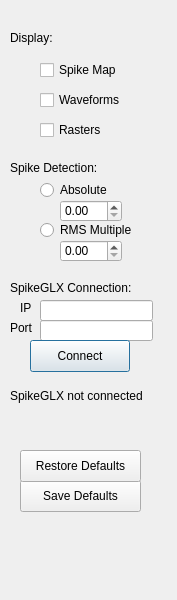
<?xml version="1.0" encoding="UTF-8"?>
<ui version="4.0">
 <class>ControlWindow</class>
 <widget class="QDialog" name="ControlWindow">
  <property name="geometry">
   <rect>
    <x>0</x>
    <y>0</y>
    <width>177</width>
    <height>600</height>
   </rect>
  </property>
  <property name="windowTitle">
   <string>ControlWindow</string>
  </property>
  <widget class="QCheckBox" name="spikemap_window_cb">
   <property name="geometry">
    <rect>
     <x>40</x>
     <y>60</y>
     <width>151</width>
     <height>20</height>
    </rect>
   </property>
   <property name="text">
    <string>Spike Map</string>
   </property>
  </widget>
  <widget class="QCheckBox" name="raster_window_cb">
   <property name="geometry">
    <rect>
     <x>40</x>
     <y>120</y>
     <width>85</width>
     <height>20</height>
    </rect>
   </property>
   <property name="text">
    <string>Rasters</string>
   </property>
  </widget>
  <widget class="QCheckBox" name="waveform_window_cb">
   <property name="geometry">
    <rect>
     <x>40</x>
     <y>90</y>
     <width>121</width>
     <height>20</height>
    </rect>
   </property>
   <property name="text">
    <string>Waveforms</string>
   </property>
  </widget>
  <widget class="QRadioButton" name="absolute_threshold_radioButton">
   <property name="geometry">
    <rect>
     <x>40</x>
     <y>180</y>
     <width>99</width>
     <height>20</height>
    </rect>
   </property>
   <property name="text">
    <string>Absolute</string>
   </property>
  </widget>
  <widget class="QRadioButton" name="rms_threshold_radioButton">
   <property name="geometry">
    <rect>
     <x>40</x>
     <y>220</y>
     <width>101</width>
     <height>20</height>
    </rect>
   </property>
   <property name="text">
    <string>RMS Multiple</string>
   </property>
  </widget>
  <widget class="QLabel" name="label">
   <property name="geometry">
    <rect>
     <x>10</x>
     <y>30</y>
     <width>58</width>
     <height>16</height>
    </rect>
   </property>
   <property name="text">
    <string>Display:</string>
   </property>
  </widget>
  <widget class="QLabel" name="label_2">
   <property name="geometry">
    <rect>
     <x>10</x>
     <y>160</y>
     <width>101</width>
     <height>16</height>
    </rect>
   </property>
   <property name="text">
    <string>Spike Detection:</string>
   </property>
  </widget>
  <widget class="QDoubleSpinBox" name="rms_threshold_doubleSpinBox">
   <property name="geometry">
    <rect>
     <x>60</x>
     <y>240</y>
     <width>62</width>
     <height>22</height>
    </rect>
   </property>
  </widget>
  <widget class="QDoubleSpinBox" name="absolute_threshold_doubleSpinBox">
   <property name="geometry">
    <rect>
     <x>60</x>
     <y>200</y>
     <width>62</width>
     <height>22</height>
    </rect>
   </property>
  </widget>
  <widget class="QLabel" name="label_3">
   <property name="geometry">
    <rect>
     <x>10</x>
     <y>280</y>
     <width>141</width>
     <height>16</height>
    </rect>
   </property>
   <property name="text">
    <string>SpikeGLX Connection:</string>
   </property>
  </widget>
  <widget class="QLineEdit" name="ip_lineEdit">
   <property name="geometry">
    <rect>
     <x>40</x>
     <y>300</y>
     <width>113</width>
     <height>21</height>
    </rect>
   </property>
  </widget>
  <widget class="QLabel" name="label_4">
   <property name="geometry">
    <rect>
     <x>20</x>
     <y>300</y>
     <width>16</width>
     <height>16</height>
    </rect>
   </property>
   <property name="text">
    <string>IP</string>
   </property>
  </widget>
  <widget class="QLabel" name="label_5">
   <property name="geometry">
    <rect>
     <x>10</x>
     <y>320</y>
     <width>31</width>
     <height>16</height>
    </rect>
   </property>
   <property name="text">
    <string>Port</string>
   </property>
  </widget>
  <widget class="QLineEdit" name="port_lineEdit">
   <property name="geometry">
    <rect>
     <x>40</x>
     <y>320</y>
     <width>113</width>
     <height>21</height>
    </rect>
   </property>
  </widget>
  <widget class="QPushButton" name="connect_pushButton">
   <property name="geometry">
    <rect>
     <x>30</x>
     <y>340</y>
     <width>100</width>
     <height>32</height>
    </rect>
   </property>
   <property name="text">
    <string>Connect</string>
   </property>
  </widget>
  <widget class="QLabel" name="connection_status_label">
   <property name="geometry">
    <rect>
     <x>10</x>
     <y>370</y>
     <width>151</width>
     <height>51</height>
    </rect>
   </property>
   <property name="text">
    <string>SpikeGLX not connected</string>
   </property>
  </widget>
  <widget class="QPushButton" name="saveDefaults_pushButton">
   <property name="geometry">
    <rect>
     <x>20</x>
     <y>480</y>
     <width>121</width>
     <height>32</height>
    </rect>
   </property>
   <property name="text">
    <string>Save Defaults</string>
   </property>
  </widget>
  <widget class="QPushButton" name="restoreDefaults_pushButton">
   <property name="geometry">
    <rect>
     <x>20</x>
     <y>450</y>
     <width>121</width>
     <height>32</height>
    </rect>
   </property>
   <property name="text">
    <string>Restore Defaults</string>
   </property>
  </widget>
 </widget>
 <resources/>
 <connections/>
</ui>
